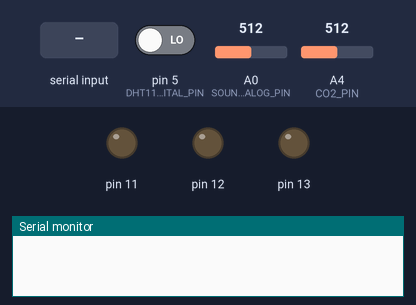
The program below on a simulated Arduino Uno, built with avr-gcc and run on an emulated ATmega328P. On the bench: output pins drawn as LEDs (lit = HIGH), the last lines printed to the serial monitor. Inputs (shaded band) come from the test bench; at power-on: A4 (CO2_PIN) = 512, pin 5 (DHT11_DIGITAL_PIN) LOW, A0 (SOUND_ANALOG_PIN) = 512.

Above: at 1.3 s.
1.4 s: byte 13 ('\r') received over Serial
At 11.0 s:
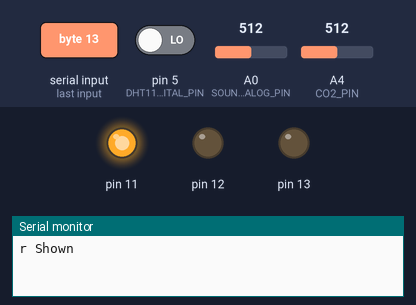
11.1 s: A4 (CO2_PIN) set to 0
At 13.4 s:
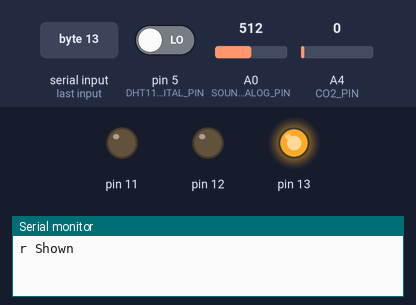
Timing chart, 0 to 14.9 s (numbered marks = the images above; inputs shaded):
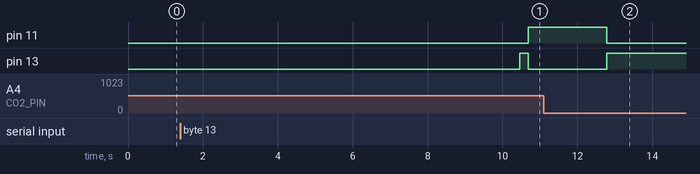

The program:

main.cpp
```cpp
#include <util/delay.h>
#include <Arduino.h>
#include <avr/io.h>
#include <dht.h>
#include <SoftwareSerial.h>
#include <RSLED.h>

SoftwareSerial mySerial(2,3);

#define SOUND_ANALOG_PIN A0
#define DHT11_DIGITAL_PIN 5
#define CO2_PIN A4

#define LED_CO2_WARNING_LEVEL 82 // ~ 2004 ppm
#define LED_CO2_RISK_LEVEL 205 // ~ 5010 ppm

#define RSLED_R 11
#define RSLED_G 12
#define RSLED_B 13

uint8_t counterTimer1 = 0;
uint16_t counterTimer2 = 0;

bool readDHT = false;
bool readSound = false;
bool readCO2 = false;
bool wifiCommandMode = true;

dht DHT;

String commandSendBuffer;

bool intercepting;
String interceptBuffer;

bool wifiConnectionState;

//---------------------TIMER SETUP------------------------//
void initTimer1() {
  // Set Timer 1 to CTC mode
  TCCR1A = 0;
  TCCR1B = 0;

  // Set the CTC mode
  TCCR1A |= (1 << WGM12);

  OCR1A = 16000;

  TIMSK1 |= (1 << OCIE1A);
}

void startTimer1() { // Start Timer 1
  TCCR1B |= (1 << CS12); // prescaler 256
}

void stopTimer1() { // Stop timer 1
  TCCR1B &= ~(_BV(CS12));
}

void initTimer2() {
  // Set Timer 2 to Fast PWM mode
  TCCR2A = 0;
  TCCR2B = 0;

  // Set to Fast PWM Mode
  TCCR2A |= (1 << WGM22) | (1 << WGM20);

  OCR2A = 255;

  TIMSK2 |= (1 << OCIE2A);
}

void startTimer2() { // Start timer 2
  TCCR2B |= _BV(CS20); // Prescaler 1
}

void stopTimer2() { // Stop timer 2
  TCCR2B &= ~(_BV(CS20));
}

ISR(TIMER1_COMPA_vect) { // Timer 1 interupt
  counterTimer1++;

  if (counterTimer1 == 1){
    readDHT = true;
  } else if (counterTimer1 == 2){
    counterTimer1 = 0;
    readCO2 = true;
  }
}


ISR(TIMER2_COMPA_vect) { // Timer 2 interupt
    counterTimer2++;
    if (counterTimer2 == 80){ // I don't know what speed we want to collect at, either 20 or 40 for the counter value
      counterTimer2 = 0;
      readSound = true;
    }
}
//--------------------------------------------------------//

uint16_t startTimer = 10000;

void setup() {
  Serial.begin(57600);
  mySerial.begin(57600);
  mySerial.listen();
  delay(100);

  pinMode(SOUND_ANALOG_PIN, INPUT);
  pinMode(DHT11_DIGITAL_PIN, INPUT);
  pinMode(CO2_PIN, INPUT);

  initTimer1();
  initTimer2();

  initLED();

  commandSendBuffer = "";
  interceptBuffer = "";
}

void loop() {
  // COLLECTION START DELAY
  if (startTimer > 0){
    startTimer--;
    delay(1);
  }

  if (startTimer == 1){
    wifiCommandMode = false;
    ledcmd("B");
    startTimer1();
    startTimer2();
  }

  // DATA COLLECTION
  // SENSORS => ARDUINO => WIFI MODULE => ROOMSENSE RELAY (ReadingSerial)
  if (!wifiCommandMode){
    if (readDHT){
      int chk = DHT.read11(DHT11_DIGITAL_PIN);

      if (chk == 0){
        mySerial.print("T"); mySerial.print((int) DHT.temperature); mySerial.print("\n");
        mySerial.print("H"); mySerial.print((int) DHT.humidity); mySerial.print("\n");
      }
      readDHT = false;
    }

    if (readSound){
      int valSound = analogRead(SOUND_ANALOG_PIN);
      mySerial.print("S"); mySerial.print(valSound); mySerial.print("\n");
      readSound = false;
    }

    if (readCO2){
      int co2 = analogRead(CO2_PIN);
      mySerial.print("C"); mySerial.print(co2); mySerial.print("\n");
      readCO2 = false;

      if(co2 < LED_CO2_WARNING_LEVEL) {
        ledcmd("rB");
        wifiConnectionState ? ledcmd("G") : ledcmd("g");
      }else if(co2 > LED_CO2_RISK_LEVEL) {
        ledcmd("Pgb");
      }else {
        ledcmd("Rgb");
      }
    }
  }

  // WIFI MODULE => ARDUINO -> EXTERNAL MONITOR
  while(mySerial.available()) {
    char c = (char) mySerial.read();
    if(!intercepting && c == '$') {
      intercepting = true;
      interceptBuffer = "";
    }else if(intercepting && c == ';') {
      intercepting = false;

      if(interceptBuffer.startsWith("WCSTATE")) {
        if(interceptBuffer.endsWith("OFF")) {
          wifiConnectionState = false;
        }else if(interceptBuffer.endsWith("ON")) {
          wifiConnectionState = true;
        }

      }else if(interceptBuffer.startsWith("LED")) {
        ledcmd(interceptBuffer); //Allow for direct LED control by wifi module
      }
    }else if(intercepting) {
      interceptBuffer += c;
    }else {
      Serial.print(c);
    }
  }

  // EXTERNAL MONITOR -> ARDUINO => WIFI MODULE
  while(Serial.available()) {
    char c = (char) Serial.read();
    if(c == '\n') {
      delay(100);
      if (commandSendBuffer == "SENDING OFF"){
          wifiCommandMode = true;
          startTimer = 0;
          stopTimer1();
          stopTimer2();
          Serial.println("Data collection paused...");
          ledcmd("b");
      } else if (commandSendBuffer == "SENDING ON"){
          wifiCommandMode = false;
          Serial.println("Data collection resumed...");
          ledcmd("B");
          startTimer1();
          startTimer2();
      } else {
        mySerial.print(commandSendBuffer); mySerial.print("\n");
      }
      commandSendBuffer = "";
      delay(100);
    } else if (c == '\r'){
      Serial.println("r Shown");
    } else {
      commandSendBuffer += c;
    }
  }

  // update led states
  updateLED();
}
```

Measured:
- after the input at 11.1 s, pin 11: goes on until 12.8 s, then stays LOW; pin 13: LOW → HIGH after 1.7 s
